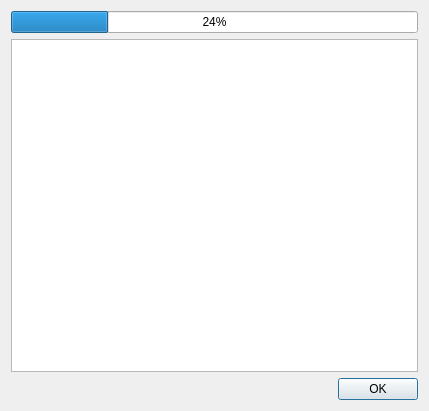
<?xml version="1.0" encoding="UTF-8"?>
<ui version="4.0">
 <class>Progress</class>
 <widget class="QDialog" name="Progress">
  <property name="geometry">
   <rect>
    <x>0</x>
    <y>0</y>
    <width>429</width>
    <height>411</height>
   </rect>
  </property>
  <property name="windowTitle">
   <string>Dialog</string>
  </property>
  <layout class="QVBoxLayout" name="verticalLayout">
   <item>
    <widget class="QProgressBar" name="progressBar">
     <property name="value">
      <number>24</number>
     </property>
    </widget>
   </item>
   <item>
    <widget class="QTableWidget" name="tableWidget">
     <property name="showGrid">
      <bool>true</bool>
     </property>
     <property name="columnCount">
      <number>2</number>
     </property>
     <attribute name="horizontalHeaderVisible">
      <bool>false</bool>
     </attribute>
     <attribute name="verticalHeaderVisible">
      <bool>false</bool>
     </attribute>
     <column/>
     <column/>
    </widget>
   </item>
   <item>
    <layout class="QHBoxLayout" name="horizontalLayout">
     <item>
      <spacer name="horizontalSpacer">
       <property name="orientation">
        <enum>Qt::Horizontal</enum>
       </property>
       <property name="sizeHint" stdset="0">
        <size>
         <width>40</width>
         <height>20</height>
        </size>
       </property>
      </spacer>
     </item>
     <item>
      <widget class="QPushButton" name="btnOK">
       <property name="text">
        <string>OK</string>
       </property>
      </widget>
     </item>
    </layout>
   </item>
  </layout>
 </widget>
 <resources/>
 <connections/>
</ui>
